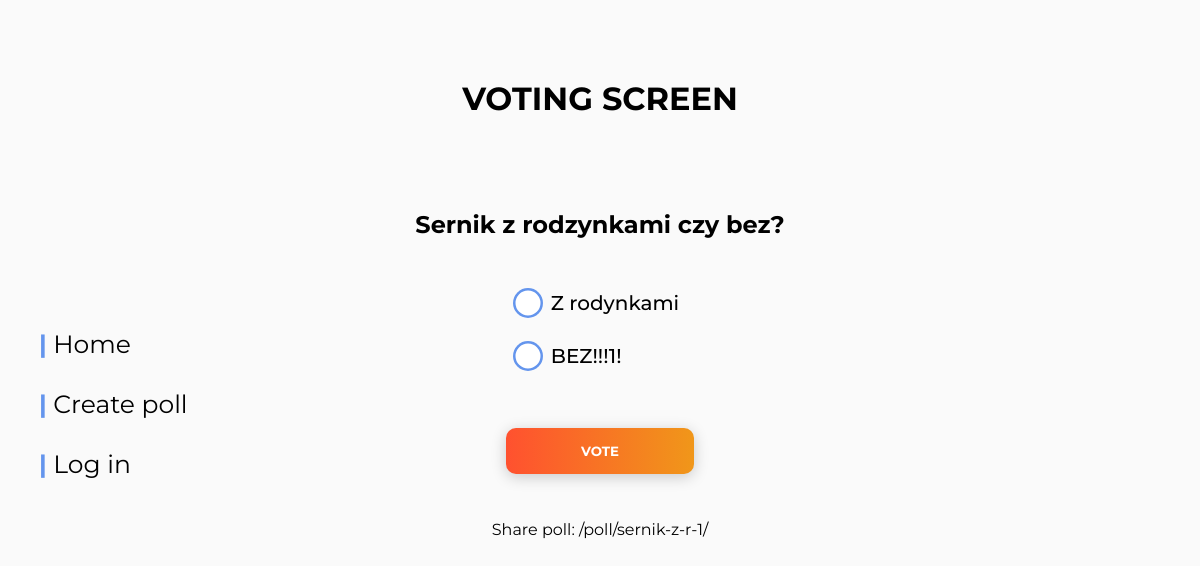
The app's page /poll/sernik-z-r-1/ with its own data.
### polls/models.py (models this page shows, shortened)
class Question(models.Model):
    text = models.TextField(max_length=200)
    slug = models.SlugField(unique=True)
    date_created = models.DateTimeField(auto_now_add=True)
    user = models.ForeignKey(settings.AUTH_USER_MODEL,
                             on_delete=models.CASCADE,
                             blank=True,
                             null=True)
    def get_absolute_url(self):
        return reverse('polls:poll_detail',
                       args=[self.slug])

class Answer(models.Model):
    question = models.ForeignKey(Question, on_delete=models.CASCADE,
                                 related_name='answers')
    answer_text = models.CharField(max_length=100)
    votes = models.IntegerField(default=0)

### polls/views.py (the view)
# urls.py: path('poll/<slug:slug>/', views.poll_detail, name='poll_detail'),
def poll_detail(request, slug):
    poll = get_object_or_404(Question, slug=slug)
    answers = poll.answers.all()
    return render(request, 'polls/poll_detail.html', {'poll': poll,
                                                      'answers': answers})

### polls/templates/polls/poll_detail.html (shortened to what this page needs)
{% extends 'base.html' %}
{% load static %}
    {% block extra_css %}
        <link rel="stylesheet" type="text/css" href="{% static 'css/poll_detail.css' %}">
    {% endblock %}
{% block content %}
<header>
    <div class="header-text">
        <h1>Voting screen</h1>
    </div>
</header>
<section>
    <div class="vote-form">
        <div class="poll-question">
            {{ poll.text }}
        </div>
        <div>
            <form action="{% url 'polls:poll_vote' poll.slug %}" method="POST">
                <div class="poll-answers">
                    {% for answer in answers %}
                        <label>
                            <span>{{ answer.answer_text }}</span>
                        </label>
                    {% endfor %}
                </div>
                <input type="submit" value="vote" class="submit-button">
            </form>
        </div>
        <div>
            <p>Share poll: {{ poll.get_absolute_url }}</p>
        </div>
    </div>
</section>
{% endblock %}

### polls/static/css/base.css (style rules this page uses)
* { box-sizing: border-box; }
body { position: relative; background-color: #FAFAFA; font-family: "Montserrat", sans-serif; }

### polls/static/css/poll_detail.css (style rules this page uses)
* { box-sizing: border-box; }
body { position: relative; }
header .header-text { display: flex; justify-content: center; align-items: center; flex-direction: column; height: 100%; text-align: center; padding-bottom: 70px; padding-top: 50px; }
header h1 { text-transform: uppercase; }
.vote-form { display: flex; justify-content: center; align-items: center; flex-direction: column; height: 100%; text-align: center; }
.vote-form input[type=submit] { font-family: "Montserrat", sans-serif; }
.vote-form .poll-question { font-size: 24px; font-weight: bolder; margin-bottom: 42px; }
.vote-form form { display: flex; flex-wrap: wrap; flex-direction: column; }
.vote-form form .poll-answers { font-size: 20px; }
.vote-form form label { display: flex; cursor: pointer; font-weight: 500; position: relative; overflow: hidden; margin-bottom: 0.375em; }
.vote-form form label span { display: flex; align-items: center; padding: 0.375em 0.75em 0.375em 0.375em; border-radius: 99em; transition: 0.25s ease; }
.vote-form form label span:before { display: flex; flex-shrink: 0; content: ""; background-color: #ffff; width: 1.5em; height: 1.5em; border-radius: 50%; margin-right: 0.375em; transition: 0.25s ease; box-shadow: inset 0 0 0 0.125em cornflowerblue; }
.vote-form .submit-button { background-image: linear-gradient(to right, #FF512F 0%, #F09819 51%, #FF512F 100%); cursor: pointer; border: none; padding: 15px 45px; text-transform: uppercase; font-weight: bold; transition: 0.5s; background-size: 200% auto; color: white; border-radius: 10px; box-shadow: 0 3px 15px rgba(0, 0, 0, 0.2); margin-top: 42px; margin-bottom: 30px; }

### records on screen
Question: text "Sernik z rodzynkami czy bez?", get_absolute_url "/poll/sernik-z-r-1/"
Answer: answer_text "Z rodynkami"
Answer: answer_text "BEZ!!!1!"
